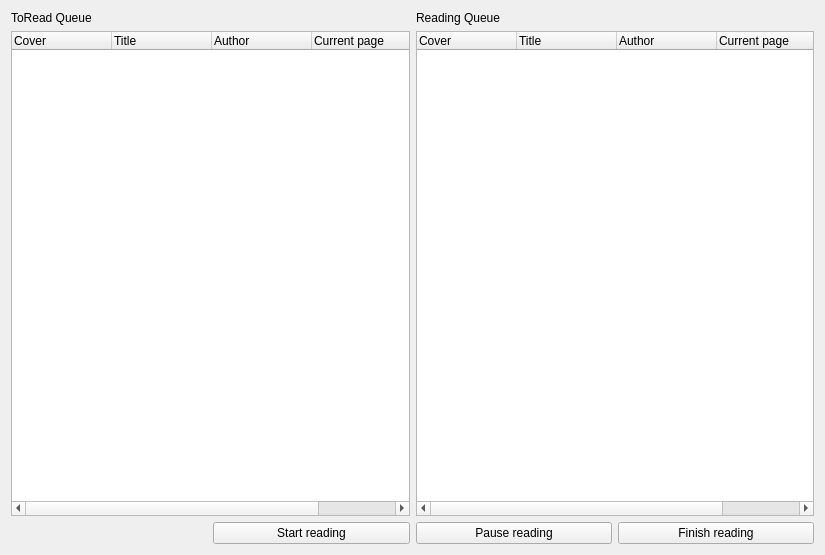
<?xml version="1.0" encoding="UTF-8"?>
<ui version="4.0">
 <class>Form</class>
 <widget class="QWidget" name="Form">
  <property name="geometry">
   <rect>
    <x>0</x>
    <y>0</y>
    <width>825</width>
    <height>555</height>
   </rect>
  </property>
  <property name="windowTitle">
   <string>Form</string>
  </property>
  <layout class="QGridLayout" name="gridLayout">
   <item row="0" column="0">
    <widget class="QLabel" name="label">
     <property name="text">
      <string>ToRead Queue</string>
     </property>
    </widget>
   </item>
   <item row="0" column="2">
    <widget class="QLabel" name="label_2">
     <property name="text">
      <string>Reading Queue</string>
     </property>
    </widget>
   </item>
   <item row="1" column="0" colspan="2">
    <widget class="QTreeWidget" name="treeWidget">
     <column>
      <property name="text">
       <string>Cover</string>
      </property>
     </column>
     <column>
      <property name="text">
       <string>Title</string>
      </property>
     </column>
     <column>
      <property name="text">
       <string>Author</string>
      </property>
     </column>
     <column>
      <property name="text">
       <string>Current page</string>
      </property>
     </column>
     <column>
      <property name="text">
       <string>Pages</string>
      </property>
     </column>
    </widget>
   </item>
   <item row="1" column="2" colspan="2">
    <widget class="QTreeWidget" name="treeWidget_2">
     <column>
      <property name="text">
       <string>Cover</string>
      </property>
     </column>
     <column>
      <property name="text">
       <string>Title</string>
      </property>
     </column>
     <column>
      <property name="text">
       <string>Author</string>
      </property>
     </column>
     <column>
      <property name="text">
       <string>Current page</string>
      </property>
     </column>
     <column>
      <property name="text">
       <string>Pages</string>
      </property>
     </column>
    </widget>
   </item>
   <item row="2" column="1">
    <widget class="QPushButton" name="pushButton">
     <property name="text">
      <string>Start reading</string>
     </property>
    </widget>
   </item>
   <item row="2" column="2">
    <widget class="QPushButton" name="pushButton_3">
     <property name="text">
      <string>Pause reading</string>
     </property>
    </widget>
   </item>
   <item row="2" column="3">
    <widget class="QPushButton" name="pushButton_2">
     <property name="text">
      <string>Finish reading</string>
     </property>
    </widget>
   </item>
  </layout>
 </widget>
 <resources/>
 <connections/>
</ui>
